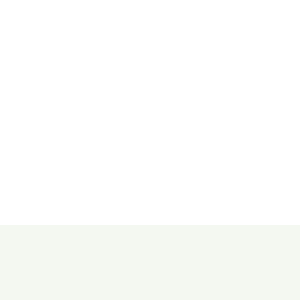
Frame 1 (no input)
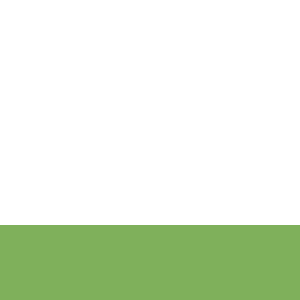
Frame 60 (the mouse pressed at the canvas centre just before this capture)
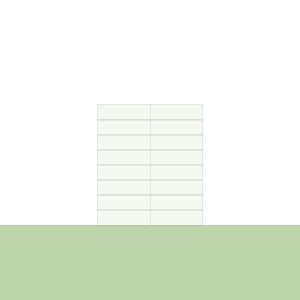
Frame 120 (the mouse held since frame 60 and released just before this capture)

The Processing sketch that drew these frames (run headless with seeded random() and noise(); from frame 60 on, the mouse is pressed at the canvas centre):

// Processing sketch: processing_36394
// ── processing_36394.pde

void setup() {
  size(300,300);
  colorMode(RGB,width);
  background(width);
  frameRate(12);
}

//the variables provide an input to create a dynamic structure
int levelHeight = 16;
float levelWidth = random(40,60);
int levelSpacing = 0;


void draw() {
  //building a ground shape
  colorMode(RGB,width);
  noStroke();
  fill(width/2,200,100,25);
  beginShape();
  vertex(0,height);
  vertex(0,(3*height)/4);
  vertex(width,(3*height)/4);
  vertex(width,height);
  endShape();

  //conditional statement that draws structure when the mouse is below the ground
  if(mouseY > (3*height)/4) {
    colorMode(HSB,200);
    stroke(0);
    strokeWeight(1);
    noFill();
  }
  else {
    stroke(250);
    strokeWeight(.5);
  }
  //creating additional levels through mousePressed function
  //they will be differnt based on whether or not the mouse is above or below ground (caused by the if/else statements above)
  if(mousePressed) {
    quad(width/2 - levelWidth,(3*height)/4 - levelSpacing,width/2 + levelWidth,(3*height)/4 - levelSpacing,width/2 + levelWidth,((3*height)/4) - levelHeight - levelSpacing,width/2 - levelWidth,((3*height)/4) - levelHeight - levelSpacing);
    line(width/2,(3*height)/4 - levelSpacing,width/2,(3*height)/4 - levelHeight - levelSpacing);
    //creating bracing
    if(mouseX > width/2) {
      if(mouseY > (3*height)/4) {
        strokeWeight(.25);
        line(width/2,(3*height)/4 - levelSpacing,width/2 - levelWidth,(3*height)/4 - levelHeight - levelSpacing);
        line(width/2,(3*height)/4 - levelSpacing,width/2 + levelWidth,(3*height)/4 - levelHeight - levelSpacing);
        line(width/2,(3*height)/4 - levelHeight - levelSpacing,width/2 - levelWidth,(3*height)/4 - levelSpacing);
        line(width/2,(3*height)/4 - levelHeight - levelSpacing,width/2 + levelWidth,(3*height)/4 - levelSpacing);
      } 
    }
      levelSpacing += 15;
    }
    //limit the structure to a 12-story structure
    //by reseting the level spacing variable after a certain height
    if(levelSpacing > 180) {
      colorMode(RGB,width);
      background(width);
      levelSpacing = 0;
    }
  }
